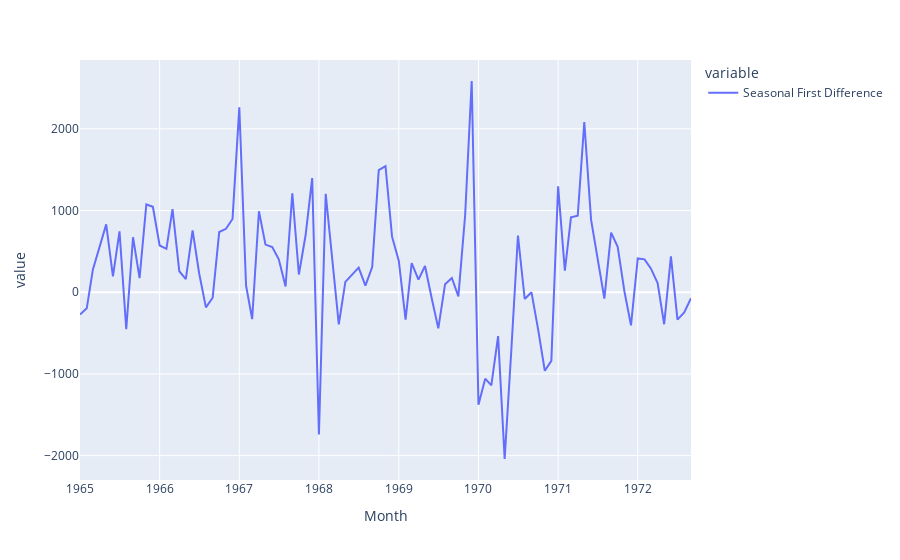

The code cell stored with this chart in its notebook:
### Code cell
adfullter_test(df['Seasonal First Difference'].dropna())
